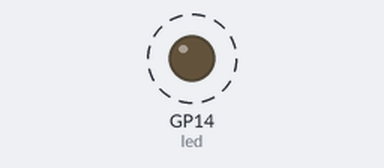
Bench run of a program on a simulated Raspberry Pi Pico running MicroPython. Parts: output pins drawn as LEDs (lit = HIGH). Dashed ring = blinking. What the program prints to the serial console is not drawn.

Above: at 0.15 s.
Timing chart, 0 to 3.0 s (numbered marks = the images above):
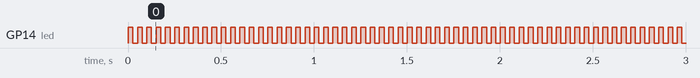

Measured:
- by itself, GP14 (led): alternates HIGH for 0.03 s and LOW for 0.03 s

The program:

toggle.py
```python
# blink.py - blink a pin
# identify the pin to blink on line 6
from machine import Pin
from time import sleep_ms

pin = 14
delay = 25
freq = (1 / (delay * 2)) * 1000
led = Pin(pin, Pin.OUT)

print("toggle: pin", pin, "will blink with a delay of",
      delay, "ms at a frequency of", freq, "kHz.")

# with a delay of 100, the pin will have a 5Hz frequency
while True:
    led.toggle()
    sleep_ms(delay)
```
